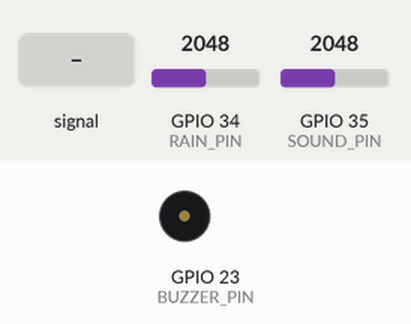
A program run on a simulated ESP32. Shown: buzzer (waves = sounding, pin HIGH). The test bench sets the inputs (shaded band); at power-on: GPIO 35 (SOUND_PIN) = 2048, GPIO 34 (RAIN_PIN) = 2048 (analog values on the 0–4095 scale). WiFi joins after 1.5 s; servers stay silent unless stated; uploads are accepted with an empty reply; not simulated (calls return 0 or success): credentials.example.h; what the program prints to the serial monitor is not drawn.

Above: at 2.7 s.
2.8 s: GPIO 35 (SOUND_PIN) fed a 200 Hz sine of ±327 counts around its level
At 2.95 s:
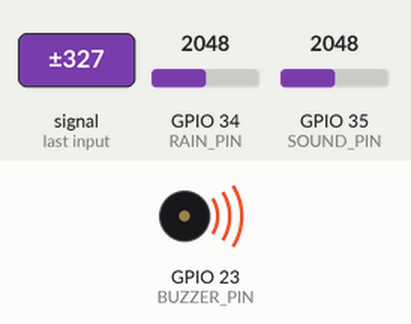
5.8 s: GPIO 35 (SOUND_PIN) set to 2866
7.3 s: GPIO 34 (RAIN_PIN) set to 1979
At 8.5 s:
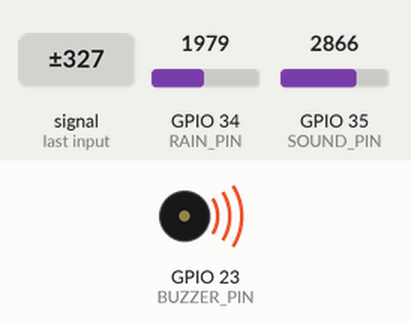
10.3 s: GPIO 34 (RAIN_PIN) set to 2866
At 10.5 s:
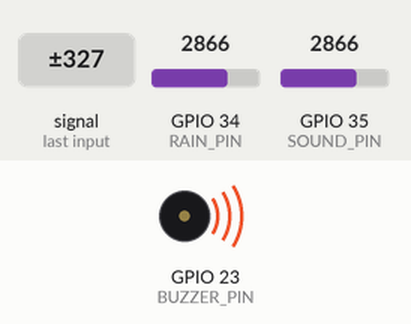
11.9 s: GPIO 35 (SOUND_PIN) set to 3359
13.4 s: GPIO 35 (SOUND_PIN) set to 3455
Timing chart, 0 to 15.9 s (numbered marks = the images above; inputs shaded):
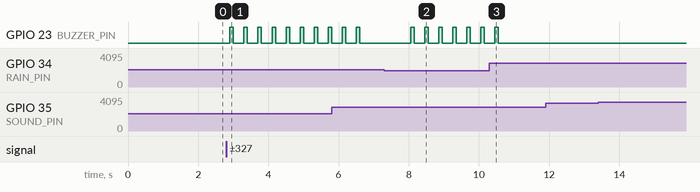

The program:

main.cpp
```cpp
#include <HTTPClient.h>
#include <WiFi.h>
#include <string.h>

#if __has_include("credentials.h")
#include "credentials.h"
#else
#include "credentials.example.h"
#endif

// For a classic ESP32 DevKit, GPIO 34 and 35 are ADC input pins.
// Connect sensor AO pins here and connect all sensor grounds to ESP32 GND.
// Keep sensor AO voltage at or below 3.3 V.
const int RAIN_PIN = 34;
const int SOUND_PIN = 35;
const int BUZZER_PIN = 23;

// Calibrate these against the raw ADC readings from your sensors.
const int RAIN_DRY_ADC = 4095;
const int RAIN_WET_ADC = 0;
const int SOUND_QUIET_RANGE = 10;
const int SOUND_LOUD_RANGE = 800;
const int RAIN_ALERT_THRESHOLD = 50;
const int SOUND_ALERT_THRESHOLD = 70;
const int BUZZER_ON_MS = 100;
const int BUZZER_OFF_MS = 300;

volatile bool buzzerAlert = false;

int toPercent(int value, int atZero, int atHundred) {
  if (atZero == atHundred) {
    return 0;
  }

  long percent = (long)(value - atZero) * 100 / (atHundred - atZero);
  return constrain(percent, 0, 100);
}

int readRainAdc() {
  long total = 0;
  for (int i = 0; i < 10; i++) {
    total += analogRead(RAIN_PIN);
    delay(5);
  }
  return total / 10;
}

int readSoundRange() {
  int minimum = 4095;
  int maximum = 0;
  unsigned long startedAt = millis();

  while (millis() - startedAt < 40) {
    int sample = analogRead(SOUND_PIN);
    if (sample < minimum) minimum = sample;
    if (sample > maximum) maximum = sample;
  }

  return maximum - minimum;
}

bool wifiIsConfigured() {
  return strcmp(WIFI_SSID, "YOUR_WIFI_NAME") != 0 &&
         strcmp(WIFI_PASSWORD, "YOUR_WIFI_PASSWORD") != 0 &&
         strcmp(SERVER_URL, "http://YOUR_PI_IP:5000/api/sensors") != 0;
}

void buzzerTask(void *parameter) {
  for (;;) {
    if (buzzerAlert) {
      digitalWrite(BUZZER_PIN, HIGH);
      vTaskDelay(pdMS_TO_TICKS(BUZZER_ON_MS));
      digitalWrite(BUZZER_PIN, LOW);
      vTaskDelay(pdMS_TO_TICKS(BUZZER_OFF_MS));
    } else {
      digitalWrite(BUZZER_PIN, LOW);
      vTaskDelay(pdMS_TO_TICKS(50));
    }
  }
}

void connectToWifi() {
  if (!wifiIsConfigured()) {
    Serial.println("Set Wi-Fi details in include/credentials.h before uploading.");
    return;
  }

  WiFi.mode(WIFI_STA);
  WiFi.begin(WIFI_SSID, WIFI_PASSWORD);
  Serial.print("Connecting to Wi-Fi");
  while (WiFi.status() != WL_CONNECTED) {
    delay(500);
    Serial.print(".");
  }

  Serial.println();
  Serial.print("Connected. ESP32 IP: ");
  Serial.println(WiFi.localIP());
}

void setup() {
  Serial.begin(115200);
  analogReadResolution(12);
  pinMode(BUZZER_PIN, OUTPUT);
  digitalWrite(BUZZER_PIN, LOW);
  xTaskCreate(buzzerTask, "buzzer", 2048, nullptr, 1, nullptr);
  connectToWifi();
}

void loop() {
  if (!wifiIsConfigured()) {
    delay(5000);
    return;
  }

  if (WiFi.status() != WL_CONNECTED) {
    WiFi.reconnect();
    delay(1000);
    return;
  }

  int rainAdc = readRainAdc();
  int soundRange = readSoundRange();
  int wetness = toPercent(rainAdc, RAIN_DRY_ADC, RAIN_WET_ADC);
  int sound = toPercent(soundRange, SOUND_QUIET_RANGE, SOUND_LOUD_RANGE);
  bool alert = wetness >= RAIN_ALERT_THRESHOLD ||
               sound >= SOUND_ALERT_THRESHOLD;
  buzzerAlert = alert;

  Serial.printf(
    "Rain ADC: %d, sound range: %d, wetness: %d%%, sound: %d%%, buzzer: %s\n",
    rainAdc, soundRange, wetness, sound, alert ? "ON" : "OFF"
  );

  HTTPClient http;
  http.setTimeout(2000);
  http.begin(SERVER_URL);
  http.addHeader("Content-Type", "application/json");

  String payload = "{\"wetness\":" + String(wetness) +
                   ",\"sound\":" + String(sound) + "}";
  int responseCode = http.POST(payload);
  Serial.printf("Raspberry Pi response: %d\n", responseCode);
  http.end();

  delay(1000);
}
```

Measured:
- the behaviour switches between 2048 and 2047 on GPIO 34 (RAIN_PIN) (found by bisection; images 1 and 2)
- after the input at 2.8 s, GPIO 23 (BUZZER_PIN): alternates HIGH for 0.10 s and LOW for 0.30 s, starting after 0.10 s
- after the input at 7.3 s, GPIO 23 (BUZZER_PIN): alternates HIGH for 0.10 s and LOW for 0.30 s, starting after 0.75 s
- after the input at 10.3 s, GPIO 23 (BUZZER_PIN): goes on until 10.6 s, then stays LOW
- after the input at 11.9 s, every drawn part: stays the same
- after the input at 13.4 s, every drawn part: stays the same
